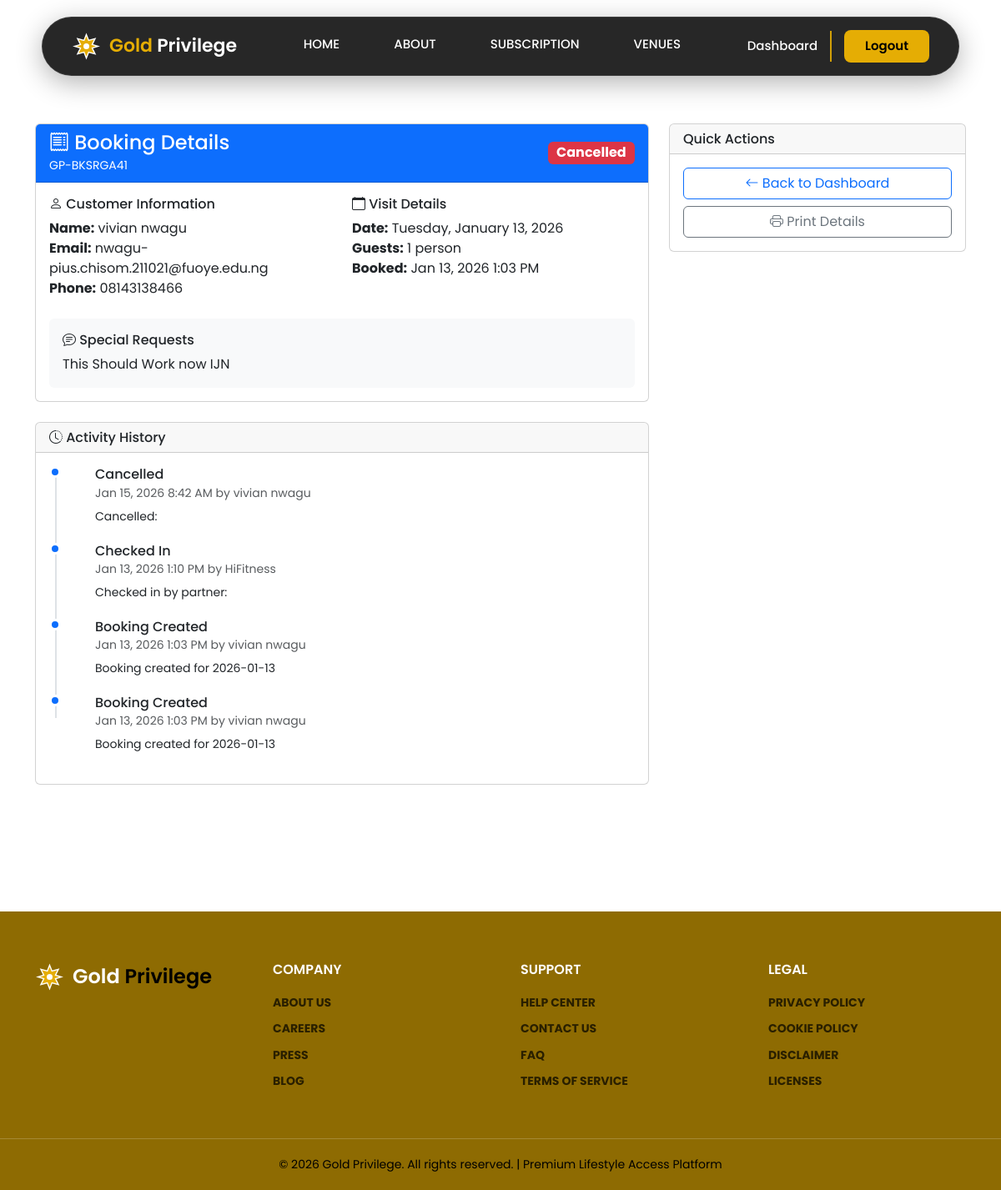
The app's page /bookings/partner/GP-BKSRGA41/ (signed in) with its own data.
### bookings/models.py (models this page shows, shortened)
class Booking(models.Model):
    booking_id = models.UUIDField(
        _('booking UUID'),
        default=uuid.uuid4,
        editable=False,
        unique=True,
        help_text='Internal unique identifier (never exposed to users)'
    )
    booking_reference = models.CharField(
        _('booking reference'),
        max_length=20,
        unique=True,
        editable=False,
        help_text='Human-readable reference (e.g., GP-BKABCD12)'
    )
    user = models.ForeignKey(
        CustomUser,
        on_delete=models.PROTECT,
        related_name='bookings',
        limit_choices_to={'user_type': 'SUBSCRIBER'},
        verbose_name=_('member')
    )
    venue = models.ForeignKey(
        Venue,
        on_delete=models.PROTECT,
        related_name='bookings',
        limit_choices_to={'status': 'APPROVED'},
        verbose_name=_('venue')
    )
    subscription = models.ForeignKey(
        Subscription,
        on_delete=models.PROTECT,
        related_name='bookings',
        verbose_name=_('subscription used'),
        help_text='Which subscription plan was used for this booking'
    )
    visit_date = models.DateField(
        _('visit date'),
        help_text='Date member plans to visit'
    )
    guests_count = models.PositiveIntegerField(
        _('number of guests'),
        default=1,
        validators=[MinValueValidator(1), MaxValueValidator(20)],
        help_text='Total guests including member (1-20)'
    )
    special_requests = models.TextField(
        _('special requests'),
        blank=True,
        help_text='Optional notes for venue (e.g., dietary restrictions, occasion)'
    )
    status = models.CharField(
        _('status'),
        max_length=20,
        choices=BookingStatus.choices,
        default=BookingStatus.CONFIRMED
    )
    created_at = models.DateTimeField(
        _('created at'),
        auto_now_add=True
    )
    updated_at = models.DateTimeField(
        _('updated at'),
        auto_now=True
    )
    checked_in_at = models.DateTimeField(
        _('checked in at'),
        null=True,
        blank=True,
        help_text='When member arrived at venue'
    )
    completed_at = models.DateTimeField(
        _('completed at'),
        null=True,
        blank=True,
        help_text='When visit was completed'
    )
    cancelled_at = models.DateTimeField(
        _('cancelled at'),
        null=True,
        blank=True
    )
    cancellation_reason = models.TextField(
        _('cancellation reason'),
        blank=True
    )
    cancelled_by = models.ForeignKey(
        CustomUser,
        on_delete=models.SET_NULL,
        null=True,
        blank=True,
        related_name='cancelled_bookings',
        verbose_name=_('cancelled by')
    )
    checked_in_by = models.ForeignKey(
        CustomUser,
        on_delete=models.SET_NULL,
        null=True,
        blank=True,
        related_name='checked_in_bookings',
        verbose_name=_('checked in by'),
        help_text='Staff member who processed check-in'
    )
    check_in_notes = models.TextField(
        _('check-in notes'),
        blank=True,
        help_text='Internal notes from venue staff'
    )
    class Meta:
        verbose_name = _('booking')
        verbose_name_plural = _('bookings')
        ordering = ['-created_at']
        indexes = [
            models.Index(fields=['user', 'status']),
            models.Index(fields=['venue', 'visit_date', 'status']),
            models.Index(fields=['subscription', 'status']),
            models.Index(fields=['booking_reference']),
            models.Index(fields=['-created_at']),
        ]
        constraints = [
            models.CheckConstraint(
                check=Q(guests_count__gte=1) & Q(guests_count__lte=20),
                name='valid_guest_count'
            )
        ]
    def get_status_badge_color(self):
        colors = {
            BookingStatus.CONFIRMED: 'success',
            BookingStatus.CHECKED_IN: 'info',
            BookingStatus.COMPLETED: 'secondary',
            BookingStatus.CANCELLED: 'danger',
            BookingStatus.NO_SHOW: 'warning',
        }
        return colors.get(self.status, 'secondary')

class BookingActivity(models.Model):
    booking = models.ForeignKey(
        Booking,
        on_delete=models.CASCADE,
        related_name='activities'
    )
    action = models.CharField(
        _('action'),
        max_length=50,
        choices=[
            ('CREATED', 'Booking Created'),
            ('CHECKED_IN', 'Checked In'),
            ('COMPLETED', 'Completed'),
            ('CANCELLED', 'Cancelled'),
            ('NO_SHOW', 'Marked No Show'),
            ('MODIFIED', 'Details Modified'),
        ]
    )
    performed_by = models.ForeignKey(
        CustomUser,
        on_delete=models.SET_NULL,
        null=True,
        blank=True,
        verbose_name=_('performed by')
    )
    notes = models.TextField(
        _('notes'),
        blank=True
    )
    created_at = models.DateTimeField(
        _('timestamp'),
        auto_now_add=True
    )
    class Meta:
        verbose_name = _('booking activity')
        verbose_name_plural = _('booking activities')
        ordering = ['-created_at']

### account/models.py (models this page shows, shortened)
class CustomUser(AbstractBaseUser, PermissionsMixin):
    class UserType(models.TextChoices):
        SUBSCRIBER = 'SUBSCRIBER', _('Subscriber')
        PARTNER = 'PARTNER', _('Partner')
        ADMIN = 'ADMIN', _('Admin')
    email = models.EmailField(_('email address'), unique=True)
    user_type = models.CharField(
        _('user type'),
        max_length=10,
        choices=UserType.choices,
        default=UserType.SUBSCRIBER,
    )
    is_staff = models.BooleanField(default=False)
    is_active = models.BooleanField(default=True)
    is_verified = models.BooleanField(default=False)
    date_joined = models.DateTimeField(default=timezone.now)
    USERNAME_FIELD = 'email'
    REQUIRED_FIELDS = []  # Only email required for authentication
    objects = CustomUserManager()
    class Meta:
        verbose_name = _('user')
        verbose_name_plural = _('users')
        ordering = ['-date_joined']
    def get_full_name(self):
        if self.user_type == self.UserType.SUBSCRIBER and hasattr(self, 'profile'):
            return self.profile.get_full_name()
        elif self.user_type == self.UserType.PARTNER and hasattr(self, 'partner_profile'):
            return self.partner_profile.business_name
        return self.email

class UserProfile(models.Model):
    user = models.OneToOneField(
        CustomUser,
        on_delete=models.CASCADE,
        related_name='profile',
        limit_choices_to={'user_type': CustomUser.UserType.SUBSCRIBER}
    )
    first_name = models.CharField(_('first name'), max_length=150)
    last_name = models.CharField(_('last name'), max_length=150)
    phone_number = models.CharField(_('phone number'), max_length=20, blank=True)
    date_of_birth = models.DateField(_('date of birth'), null=True, blank=True)
    gender = models.CharField(
        _('gender'),
        max_length=10,
        choices=[('M', 'Male'), ('F', 'Female'), ('O', 'Other')],
        blank=True
    )
    profile_picture = models.ImageField(
        upload_to='profiles/subscribers/',
        blank=True,
        null=True
    )
    address_line1 = models.CharField(_('address line 1'), max_length=255, blank=True)
    address_line2 = models.CharField(_('address line 2'), max_length=255, blank=True)
    city = models.CharField(_('city'), max_length=100, blank=True)
    state = models.CharField(_('state'), max_length=100, blank=True)
    country = models.CharField(_('country'), max_length=100, default='Nigeria')
    receive_notifications = models.BooleanField(default=True)
    receive_marketing_emails = models.BooleanField(default=True)
    created_at = models.DateTimeField(auto_now_add=True)
    updated_at = models.DateTimeField(auto_now=True)
    class Meta:
        verbose_name = _('subscriber profile')
        verbose_name_plural = _('subscriber profiles')
    def get_full_name(self):
        return f"{self.first_name} {self.last_name}".strip()

class PartnerProfile(models.Model):
    class PartnerStatus(models.TextChoices):
        PENDING = 'PENDING', _('Pending Approval')
        APPROVED = 'APPROVED', _('Approved')
        REJECTED = 'REJECTED', _('Rejected')
        SUSPENDED = 'SUSPENDED', _('Suspended')
    user = models.OneToOneField(
        CustomUser,
        on_delete=models.CASCADE,
        related_name='partner_profile',
        limit_choices_to={'user_type': CustomUser.UserType.PARTNER}
    )
    business_name = models.CharField(_('business name'), max_length=255)
    '''# Business Registration
    business_registration_number = models.CharField(
        _('CAC registration number'),
        max_length=50,
        blank=True,
        help_text='Corporate Affairs Commission (CAC) number'
    )
    tax_identification_number = models.CharField(
        _('TIN'),
        max_length=50,
        blank=True
    )'''
    bank_name = models.CharField(_('bank name'), max_length=100, blank=True, null=True, default='')
    account_number = models.CharField(_('account number'), max_length=20, blank=True, null=True, default='')
    account_name = models.CharField(_('account name'), max_length=255, blank=True, null=True, default='')
    status = models.CharField(
        _('status'),
        max_length=10,
        choices=PartnerStatus.choices,
        default=PartnerStatus.PENDING
    )
    approved_by = models.ForeignKey(
        CustomUser,
        on_delete=models.SET_NULL,
        null=True,
        blank=True,
        related_name='approved_partners',
        limit_choices_to={'is_staff': True}
    )
    approved_at = models.DateTimeField(null=True, blank=True)
    rejection_reason = models.TextField(_('rejection reason'), blank=True)
    business_license = models.FileField(
        upload_to='partners/documents/',
        blank=True,
        null=True,
        help_text='Upload business license/CAC certificate'
    )
    created_at = models.DateTimeField(auto_now_add=True)
    updated_at = models.DateTimeField(auto_now=True)
    class Meta:
        verbose_name = _('partner profile')
        verbose_name_plural = _('partner profiles')
        ordering = ['-created_at']

### bookings/views.py (the view)
# urls.py: path('partner/<str:booking_reference>/', views.partner_booking_detail, name='partner_detail'),
@login_required
def partner_booking_detail(request, booking_reference):
    if not hasattr(request.user, 'partner_profile'):
        return HttpResponseForbidden("Access denied. Partner account required.")
    booking = get_object_or_404(
        Booking.objects.select_related('user', 'venue', 'subscription'),
        booking_reference=booking_reference
    )
    if booking.venue not in request.user.partner_profile.venues.all():
        return HttpResponseForbidden("You don't have permission to view this booking.")
    activities = BookingActivity.objects.filter(booking=booking).order_by('-created_at')
    context = {
        'booking': booking,
        'activities': activities,
        'today': date.today(),
    }
    return render(request, 'bookings/partner/detail.html', context)

### templates/bookings/partner/detail.html (shortened to what this page needs)
{% extends 'base.html' %}
{% load static %}
{% block content %}
<div class="container py-5">
    <div class="row">
        <div class="col-lg-8">
            <div class="card mb-4">
                <div class="card-header bg-primary text-white">
                    <div class="d-flex justify-content-between align-items-center">
                        <div>
                            <h4 class="mb-0">
                                <i class="bi bi-receipt"></i> Booking Details
                            </h4>
                            <small>{{ booking.booking_reference }}</small>
                        </div>
                        <span class="badge bg-{{ booking.get_status_badge_color }} fs-6">
                            {{ booking.get_status_display }}
                        </span>
                    </div>
                </div>
                <div class="card-body">
                    <div class="row">
                        <div class="col-md-6">
                            <h6><i class="bi bi-person"></i> Customer Information</h6>
                            <p class="mb-2">
                                <strong>Name:</strong> {{ booking.user.get_full_name }}<br>
                                <strong>Email:</strong> {{ booking.user.email }}<br>
                                {% if booking.user.profile.phone_number %}
                                <strong>Phone:</strong> {{ booking.user.profile.phone_number }}
                                {% endif %}
                            </p>
                        </div>
                        <div class="col-md-6">
                            <h6><i class="bi bi-calendar"></i> Visit Details</h6>
                            <p class="mb-2">
                                <strong>Date:</strong> {{ booking.visit_date|date:"l, F j, Y" }}<br>
                                <strong>Guests:</strong> {{ booking.guests_count }} person{{ booking.guests_count|pluralize }}<br>
                                <strong>Booked:</strong> {{ booking.created_at|date:"M j, Y g:i A" }}
                            </p>
                        </div>
                    </div>
                    {% if booking.special_requests %}
                    <div class="mt-3 p-3 bg-light rounded">
                        <h6><i class="bi bi-chat-text"></i> Special Requests</h6>
                        <p class="mb-0">{{ booking.special_requests }}</p>
                    </div>
                    {% endif %}
                </div>
            </div>
            {% if activities %}
            <div class="card mb-4">
                <div class="card-header">
                    <h6 class="mb-0"><i class="bi bi-clock-history"></i> Activity History</h6>
                </div>
                <div class="card-body">
                    <div class="timeline">
                        {% for activity in activities %}
                        <div class="timeline-item">
                            <div class="timeline-marker"></div>
                            <div class="timeline-content">
                                <h6 class="mb-0">{{ activity.get_action_display }}</h6>
                                <small class="text-muted">
                                    {{ activity.created_at|date:"M j, Y g:i A" }}
                                    {% if activity.performed_by %}
                                    by {{ activity.performed_by.get_full_name }}
                                    {% endif %}
                                </small>
                                {% if activity.notes %}
                                <p class="mb-0 mt-1"><small>{{ activity.notes }}</small></p>
                                {% endif %}
                            </div>
                        </div>
                        {% endfor %}
                    </div>
                </div>
            </div>
            {% endif %}
        </div>
        <div class="col-lg-4">
            <div class="card">
                <div class="card-header">
                    <h6 class="mb-0">Quick Actions</h6>
                </div>
                <div class="card-body">
                    <div class="d-grid gap-2">
                        <a href="{% url 'bookings:partner_list' %}" class="btn btn-outline-primary">
                            <i class="bi bi-arrow-left"></i> Back to Dashboard
                        </a>
                        <button onclick="window.print()" class="btn btn-outline-secondary">
                            <i class="bi bi-printer"></i> Print Details
                        </button>
                    </div>
                </div>
            </div>
        </div>
    </div>
</div>
{% endblock %}

### records on screen
Booking: booking_reference "GP-BKSRGA41", status "Cancelled", user.get_full_name "vivian nwagu", user.email "nwagu-pius.chisom.211021@fuoye.edu.ng", user.profile.phone_number "08143138466", visit_date "Tuesday, January 13, 2026", guests_count "1", created_at "Jan 13, 2026 1:03 PM", special_requests "This Should Work now IJN"
BookingActivity: action "Cancelled", created_at "Jan 15, 2026 8:42 AM", performed_by.get_full_name "vivian nwagu", notes "Cancelled:"
BookingActivity: action "Checked In", created_at "Jan 13, 2026 1:10 PM", performed_by.get_full_name "HiFitness", notes "Checked in by partner:"
BookingActivity: action "Booking Created", created_at "Jan 13, 2026 1:03 PM", performed_by.get_full_name "vivian nwagu", notes "Booking created for 2026-01-13"
BookingActivity: action "Booking Created", created_at "Jan 13, 2026 1:03 PM", performed_by.get_full_name "vivian nwagu", notes "Booking created for 2026-01-13"
